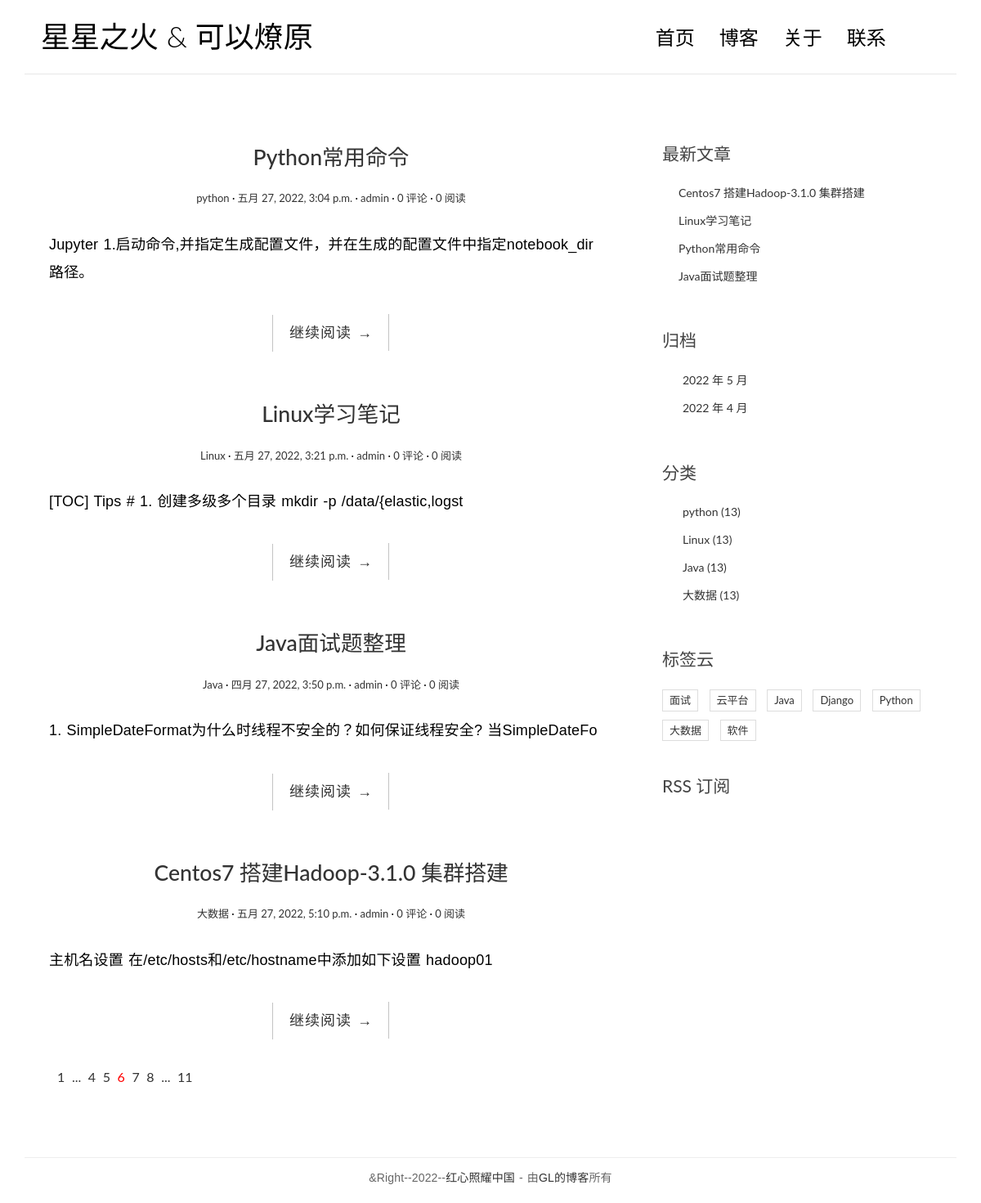
Screenshot of /polls/ with the database file from the repository.
### polls/models.py (models this page shows, shortened)
class Article(models.Model):
    title = models.CharField('标题',max_length=100)
    introduction = models.CharField('简介',max_length=500,blank=True)
    content = models.TextField(default='暂无内容')
    classification = models.ForeignKey(Classification,on_delete=models.CASCADE)
    readCount = models.IntegerField(default=0)
    commentCount = models.IntegerField(default=0)
    author = models.CharField(verbose_name='作者',max_length=20)
    tags = models.ManyToManyField(Tag,verbose_name='标签',blank=True)
    pub_date = models.DateTimeField('date published',default=timezone.now)
    modified_time = models.DateTimeField(verbose_name="修改时间")
    class Meta:
        verbose_name = '文章'
        verbose_name_plural = verbose_name

class Classification(models.Model):
    name = models.CharField('分类名称',max_length=100)
    def __str__(self):
        return self.name

class Tag(models.Model):
    name = models.CharField(max_length=100)
    class Meta:
        verbose_name = '标签'
        verbose_name_plural = verbose_name

### polls/views.py (the view)
# urls.py: path('', views.index, name='index'),
def index(request):
    article_list = Article.objects.all()
    context = {
        'article_list':article_list
    }
    return render(request, 'polls/index.html', context)

### polls/templatetags/blog_extra.py (called while the page is built)
@register.inclusion_tag(filename='polls/inclusions/_recent_posts.html',takes_context=True)
def show_recent_blogs(context,num=5):
    return {
        'recent_blog_list':Article.objects.all().order_by('-pub_date')[:num],
    }

@register.inclusion_tag(filename='polls/inclusions/_archives.html',takes_context=True)
def show_archives(context):
    return {
        'date_list':Article.objects.dates('pub_date','month',order='DESC'),
    }

@register.inclusion_tag(filename='polls/inclusions/_categories.html',takes_context=True)
def show_categories(context):
    return {
        'classification_list':Classification.objects.all()
    }

@register.inclusion_tag(filename='polls/inclusions/_tags.html',takes_context=True)
def show_tags(context):
    return {
        'tag_list':Tag.objects.all()
    }

### polls/templates/polls/index.html
{% extends 'base.html' %}
{% block main %}
    {% for article in article_list %}
        <article class="post post-{{ article.pk }}">
            <header class="entry-header">
                <h1 class="entry-title">
                    <a href="{% url 'polls:articleDetail' article.id %}">{{ article.title }}</a>
                </h1>
                <div class="entry-meta">
                    <span class="post-category"><a href="#">{{ article.classification }}</a></span>
                    <span class="post-date"><a href="#"><time class="entry-date"
                                                              datetime="2012-11-09T23:15:57+00:00">
                        {{ article.pub_date }}
                    </time></a></span>
                    <span class="post-author"><a href="#">{{ article.author }}</a></span>
                    <span class="comments-link"><a href="#">{{ article.commentCount }} 评论</a></span>
                    <span class="views-count"><a href="#">{{ article.readCount }} 阅读</a></span>
                </div>
            </header>
            <div class="entry-content clearfix">
                <p>{{ article.introduction }}</p>
                <div class="read-more cl-effect-14">
                    <a href="{% url 'polls:articleDetail' article.id %}" class="more-link">继续阅读 <span class="meta-nav">→</span></a>
                </div>
            </div>
        </article>
    {% empty %}
        <div class="no-post">暂时还没有发布的文章！</div>
    {% endfor %}
        <div class="pagination">
            <ul>
                <li><a href="">1</a></li>
                <li><a href="">...</a></li>
                <li><a href="">4</a></li>
                <li><a href="">5</a></li>
                <li class="current"><a href="">6</a></li>
                <li><a href="">7</a></li>
                <li><a href="">8</a></li>
                <li><a href="">...</a></li>
                <li><a href="">11</a></li>
            </ul>
        </div>
{% endblock main %}

### polls/templates/base.html (shortened to what this page needs)
{% load static %}
{% load blog_extra %}
<!DOCTYPE html>
<html>
<head>
    <link rel="stylesheet" href="{% static 'polls/css/bootstrap.min.css' %}">
    <link rel="stylesheet" href="http://code.ionicframework.com/ionicons/2.0.1/css/ionicons.min.css">
    <link rel="stylesheet" href="{% static 'polls/css/pace.css' %}">
    <link rel="stylesheet" href="{% static 'polls/css/custom.css' %}">
    <link href="https://cdn.bootcss.com/highlight.js/9.15.8/styles/github.min.css" rel="stylesheet">
</head>
<body>
<div class="container">
    <header id="site-header">
        <div class="row">
            <div class="col-md-4 col-sm-5 col-xs-8">
                <div class="logo">
                    <h1><a href="{% url 'polls:index' %}"><b>星星之火</b> &amp; 可以燎原</a></h1>
                </div>
            </div>
            <div class="col-md-8 col-sm-7 col-xs-4">
                <nav class="main-nav" role="navigation">
                    <div class="collapse navbar-collapse" id="bs-example-navbar-collapse-1">
                        <ul class="nav navbar-nav navbar-right">
                            <li class="cl-effect-11"><a href="{% url 'polls:index' %}" data-hover="首页">首页</a></li>
                            <li class="cl-effect-11"><a href="{% url 'polls:index' %}" data-hover="博客">博客</a></li>
                            <li class="cl-effect-11"><a href="about.html" data-hover="关于">关于</a></li>
                            <li class="cl-effect-11"><a href="contact.html" data-hover="联系">联系</a></li>
                        </ul>
                    </div>
                </nav>
            </div>
        </div>
    </header>
</div>
<div class="content-body">
    <div class="container">
        <div class="row">
            <main class="col-md-8">
                {% block main %}
                {% endblock main %}
            </main>
            <aside class="col-md-4">
                {% show_recent_blogs %}
                {% show_archives %}
                {% show_categories %}
                {% show_tags %}
                <div class="rss">
                    <a href=""> RSS 订阅</a>
                </div>
            </aside>
        </div>
    </div>
</div>
<footer id="site-footer">
    <div class="container">
        <div class="row">
            <div class="col-md-12">
                <p class="copyright">&Right--2022--<a href="{% url 'polls:index' %}">红心照耀中国</a>
                    - 由<a href="{% url 'polls:index' %}" target="_blank">GL的博客</a>所有
                </p>
            </div>
        </div>
    </div>
</footer>
</body>
</html>

### polls/templates/polls/inclusions/_recent_posts.html
<div class="widget widget-recent-posts">
  <h3 class="widget-title">最新文章</h3>
  <ul>
    {% for article in recent_blog_list %}
      <li>
        <a href="{% url 'polls:articleDetail' article.id %}">{{ article.title }}</a>
      </li>
    {% empty %}
      暂无文章！
    {% endfor %}
  </ul>
</div>

### polls/templates/polls/inclusions/_archives.html
<div class="widget widget-archives">
  <h3 class="widget-title">归档</h3>
  <ul>
    {% for date in date_list %}
      <li>
        <a href="{% url 'polls:archive' date.year date.month %}">{{ date.year }} 年 {{ date.month }} 月</a>
      </li>
    {% empty %}
      暂无归档！
    {% endfor %}
  </ul>
</div>

### polls/templates/polls/inclusions/_categories.html
<div class="widget widget-category">
  <h3 class="widget-title">分类</h3>
  <ul>
    {% for classification in classification_list %}
      <li>
        <a href="{% url 'polls:classification' classification.id %}">{{ classification.name }} <span class="article-count">(13)</span></a>
      </li>
    {% empty %}
      暂无分类！
    {% endfor %}
  </ul>
</div>

### polls/templates/polls/inclusions/_tags.html
<div class="widget widget-tag-cloud">
  <h3 class="widget-title">标签云</h3>
  <ul>
    {% for tag in tag_list %}
      <li>
        <a href="{% url 'polls:tags' tag.id %}">{{ tag.name }}</a>
      </li>
    {% empty %}
      暂无标签！
    {% endfor %}
  </ul>
</div>

### polls/static/polls/css/custom.css (style rules this page uses)
* { outline: none; }
h1, h2, h3, h4, h5, h6 { margin-top: 0; }
b { font-weight: 400; }
a { color: #333; }
body { color: #444; font-family: 'Lato', sans-serif; }
p { font-family: 'Ubuntu', sans-serif; font-weight: 400; word-spacing: 1px; letter-spacing: 0.01em; }
#site-header { background-color: #FFF; padding: 25px 20px; margin-bottom: 40px; border-bottom: 1px solid #e7e7e7; }
.logo h1 a { color: #000; }
.logo h1 { margin: 0; font-family: 'Lato', sans-serif; font-weight: 300; }
.main-nav { margin-top: 11px; max-width: 95%; }
.main-nav a { color: #000000 !important; padding: 0 0 5px 0 !important; margin-right: 30px; font-family: 'Lato', sans-serif; font-weight: 300; font-size: 24px; }
.cl-effect-11 a { padding: 10px 0; color: #0972b4; text-shadow: none; }
.cl-effect-11 a::before { position: absolute; top: 0; left: 0; overflow: hidden; padding: 0 0 5px 0 !important; max-width: 0; border-bottom: 1px solid #000; color: #000; content: attr(data-hover); white-space: nowrap; -webkit-transition: max-width 0.5s; -moz-transition: max-width 0.5s; transition: max-width 0.5s; }
.content-body { padding-bottom: 4em; }
.post { background: #fff; padding: 30px 30px 0; }
.entry-title { text-align: center; font-size: 1.9em; margin-bottom: 20px; line-height: 1.6; padding: 10px 20px 0; }
.entry-meta { text-align: center; color: #DDDDDD; font-size: 13px; margin-bottom: 30px; }
.entry-content { font-size: 18px; line-height: 1.9; font-weight: 300; color: #000; }
.post-category::after, .post-date::after, .post-author::after, .comments-link::after { content: ' ·'; color: #000; }
.read-more { font-family: 'Ubuntu', sans-serif; font-weight: 400; word-spacing: 1px; letter-spacing: 0.01em; text-align: center; margin-top: 20px; }
.cl-effect-14 a { padding: 0 20px; height: 45px; line-height: 45px; position: relative; display: inline-block; margin: 15px 25px; letter-spacing: 1px; font-weight: 400; text-shadow: 0 0 1px rgba(255, 255, 255, 0.3); }
.cl-effect-14 a::before, .cl-effect-14 a::after { position: absolute; width: 45px; height: 1px; background: #C3C3C3; content: ''; -webkit-transition: all 0.3s; -moz-transition: all 0.3s; transition: all 0.3s; pointer-events: none; }
.cl-effect-14 a::before { top: 0; left: 0; -webkit-transform: rotate(90deg); -moz-transform: rotate(90deg); transform: rotate(90deg); -webkit-transform-origin: 0 0; -moz-transform-origin: 0 0; transform-origin: 0 0; }
.cl-effect-14 a::after { right: 0; bottom: 0; -webkit-transform: rotate(90deg); -moz-transform: rotate(90deg); transform: rotate(90deg); -webkit-transform-origin: 100% 0; -moz-transform-origin: 100% 0; transform-origin: 100% 0; }
.widget { background: #fff; padding: 30px 0 0; }
.widget-title { font-size: 1.5em; margin-bottom: 20px; line-height: 1.6; padding: 10px 0 0; font-weight: 400; }
.widget-recent-posts ul { padding: 0; margin: 0; padding-left: 20px; }
.widget-recent-posts ul li { list-style-type: none; position: relative; line-height: 170%; margin-bottom: 10px; }
.widget-recent-posts ul li::before { content: '\f3d3'; font-family: "Ionicons"; position: absolute; left: -17px; top: 3px; font-size: 16px; color: #000; }
.widget-archives ul { padding: 0; margin: 0; padding-left: 25px; }
.widget-archives ul li { list-style-type: none; position: relative; line-height: 170%; margin-bottom: 10px; }
.widget-archives ul li::before { content: '\f3f3'; font-family: "Ionicons"; position: absolute; left: -25px; top: 1px; font-size: 16px; color: #000; }
.widget-category ul { padding: 0; margin: 0; padding-left: 25px; }
.widget-category ul li { list-style-type: none; position: relative; line-height: 170%; margin-bottom: 10px; }
.widget-category ul li::before { content: '\f3fe'; font-family: "Ionicons"; position: absolute; left: -25px; top: 1px; font-size: 18px; color: #000; }
.widget-tag-cloud ul { padding: 0; margin: 0; margin-right: -10px; }
.widget-tag-cloud ul li { list-style-type: none; font-size: 13px; display: inline-block; margin-right: 10px; margin-bottom: 10px; padding: 3px 8px; border: 1px solid #ddd; }
.rss { font-size: 21px; margin-top: 30px; }
.rss a { color: #444; }
#site-footer { padding-top: 10px; padding: 0 0 1.5em 0; }
.copyright { text-align: center; padding-top: 1em; margin: 0; border-top: 1px solid #eee; color: #666; }
.pagination ul { list-style: none; }
.pagination ul li { display: inline-block; font-size: 16px; margin-right: 5px; }
.current a { color: red; }

### rows the page displays
Article: title "Python常用命令", classification "python", pub_date "五月 27, 2022, 3:04 p.m.", author "admin", commentCount "0", readCount "0", introduction "Jupyter 1.启动命令,并指定生成配置文件，并在生成的配置文件中指定notebook_dir 路径。"
Article: title "Linux学习笔记", classification "Linux", pub_date "五月 27, 2022, 3:21 p.m.", author "admin", commentCount "0", readCount "0", introduction "[TOC] Tips # 1. 创建多级多个目录 mkdir -p /data/{elastic,logst"
Article: title "Java面试题整理", classification "Java", pub_date "四月 27, 2022, 3:50 p.m.", author "admin", commentCount "0", readCount "0", introduction "1. SimpleDateFormat为什么时线程不安全的？如何保证线程安全? 当SimpleDateFo"
Article: title "Centos7 搭建Hadoop-3.1.0 集群搭建", classification "大数据", pub_date "五月 27, 2022, 5:10 p.m.", author "admin", commentCount "0", readCount "0", introduction "主机名设置 在/etc/hosts和/etc/hostname中添加如下设置 hadoop01"
Classification: name "python"
Classification: name "Linux"
Classification: name "Java"
Classification: name "大数据"
Tag: name "面试"
Tag: name "云平台"
Tag: name "Java"
Tag: name "Django"
Tag: name "Python"
Tag: name "大数据"
Tag: name "软件"

### other values shown
{{ date.year }} "2022" "2022"
{{ date.month }} "5" "4"
